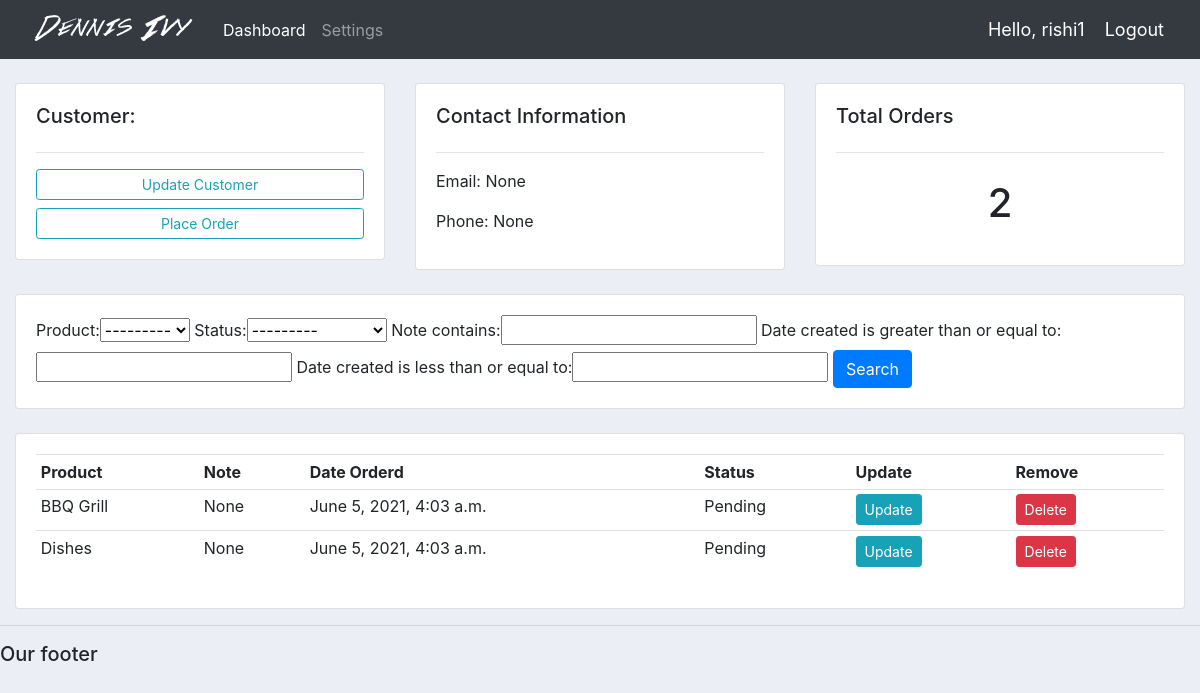
Screenshot of /customer/9/ (signed in) with the database file from the repository.
### accounts/models.py (models this page shows, shortened)
class Customer(models.Model):
	user = models.OneToOneField(User, null=True, blank=True, on_delete=models.CASCADE)
	name = models.CharField(max_length=200, null=True)
	phone = models.CharField(max_length=200, null=True)
	email = models.CharField(max_length=200, null=True)
	profile_pic = models.ImageField(default="profile1.png", null=True, blank=True)
	date_created = models.DateTimeField(auto_now_add=True, null=True)

class Order(models.Model):
	STATUS = (
			('Pending', 'Pending'),
			('Out for delivery', 'Out for delivery'),
			('Delivered', 'Delivered'),
			)
	customer = models.ForeignKey(Customer, null=True, on_delete= models.SET_NULL)
	product = models.ForeignKey(Product, null=True, on_delete= models.SET_NULL)
	date_created = models.DateTimeField(auto_now_add=True, null=True)
	status = models.CharField(max_length=200,default='Pending' ,null=True, choices=STATUS)
	note = models.CharField(max_length=1000,blank=True, null=True)

class Product(models.Model):
	CATEGORY = (
			('Indoor', 'Indoor'),
			('Out Door', 'Out Door'),
			)
	name = models.CharField(max_length=200, null=True)
	price = models.FloatField(null=True)
	category = models.CharField(max_length=200, null=True, choices=CATEGORY)
	description = models.CharField(max_length=200, null=True, blank=True)
	date_created = models.DateTimeField(auto_now_add=True, null=True)
	tags = models.ManyToManyField(Tag)
	def __str__(self):
		return self.name

### accounts/decorators.py (the view)
		def wrapper_func(request, *args, **kwargs):
			group = None
			if request.user.groups.exists():
				group = request.user.groups.all()[0].name
			if group in allowed_roles:
				return view_func(request, *args, **kwargs)
			else:
				return HttpResponse('You are not authorized to view this page')

### accounts/views.py (called while the page is built)
@login_required(login_url='login')
@allowed_users(allowed_roles=['admin','customer'])
def customer(request, pk_test):
	customer = Customer.objects.get(id=pk_test)
	orders = customer.order_set.all()
	order_count = orders.count()
	myFilter = OrderFilter(request.GET, queryset=orders)
	orders = myFilter.qs
	context = {'customer':customer, 'orders':orders, 'order_count':order_count,
	'myFilter':myFilter}
	return render(request, 'accounts/customer.html',context)

### accounts/templates/accounts/customer.html
{%  extends 'accounts/main.html' %}
{% block content %}
	<br>
<div class="row">
	<div class="col-md">
		<div class="card card-body">
			<h5>Customer:</h5>
			<hr>
			<a class="btn btn-outline-info  btn-sm btn-block" href="{% url 'account' %}">Update Customer</a>
			<a class="btn btn-outline-info  btn-sm btn-block" href="{% url 'create_order' customer.id %}">Place Order</a>
		</div>
	</div>
	<div class="col-md">
		<div class="card card-body">
			<h5>Contact Information</h5>
			<hr>
			<p>Email: {{customer.email}}</p>
			<p>Phone: {{customer.phone}}</p>
		</div>
	</div>
	<div class="col-md">
		<div class="card card-body">
			<h5>Total Orders</h5>
			<hr>
			<h1 style="text-align: center;padding: 10px">{{order_count}}</h1>
		</div>
	</div>
</div>
<br>
<div class="row">
	<div class="col">
		<div class="card card-body">
			<form method="get">
				{{myFilter.form}}
		    <button class="btn btn-primary" type="submit">Search</button>
		  </form>
		</div>
	</div>
</div>
<br>
<div class="row">
	<div class="col-md">
		<div class="card card-body">
			<table class="table table-sm">
				<tr>
					<th>Product</th>
					<th>Note</th>
					<th>Date Orderd</th>
					<th>Status</th>
					<th>Update</th>
					<th>Remove</th>
				</tr>
				{% for order in orders %}
				<tr>
					<td>{{order.product}}</td>
					<td>{{order.note}}</td>
					<td>{{order.date_created}}</td>
					<td>{{order.status}}</td>
					<td><a class="btn btn-sm btn-info" href="{% url 'update_order' order.id %}">Update</a></td>
					<td><a class="btn btn-sm btn-danger" href="{% url 'delete_order' order.id %}">Delete</a></td>
				</tr>
				{% endfor %}
			</table>
		</div>
	</div>
</div>
{% endblock %}

### accounts/templates/accounts/navbar.html (shortened to what this page needs)
{% load static %}
<nav class="navbar navbar-expand-lg navbar-dark bg-dark">
 <img src="{% static 'images/logo.png' %}">
  <div class="collapse navbar-collapse" id="navbarNav">
    <ul class="navbar-nav">
      {% if request.user.is_staff %}
      <li class="nav-item active">
        <a class="nav-link" href="{% url 'home' %}">Dashboard</a>
      </li>
      <li class="nav-item">
        <a class="nav-link" href="{% url 'products' %}">Products</a>
      </li>
      {% else %}
      <li class="nav-item active">
        <a class="nav-link" href="{% url 'home' %}">Dashboard</a>
      </li>
      <li class="nav-item">
        <a class="nav-link" href="{% url 'account' %}">Settings</a>
      </li>
      {% endif %}
    </ul>
  </div>
  <span class="hello-msg">Hello, {{request.user}}</span>
  <span ><a  class="hello-msg" href="{% url 'logout' %}">Logout</a></span>
</nav>

### static/css/main.css (style rules this page uses)
body { background-color: #ebeff5; }

### accounts/templates/accounts/navbar.html (style rules this page uses)
.hello-msg { font-size: 18px; color: #fff; margin-right: 20px; }

### rows the page displays
Customer: email "None", phone "None"
Order: product "BBQ Grill", note "None", date_created "June 5, 2021, 4:03 a.m.", status "Pending"
Order: product "Dishes", note "None", date_created "June 5, 2021, 4:03 a.m.", status "Pending"

### other values shown
{{ request.user }} "rishi1"
{{ order_count }} "2"
